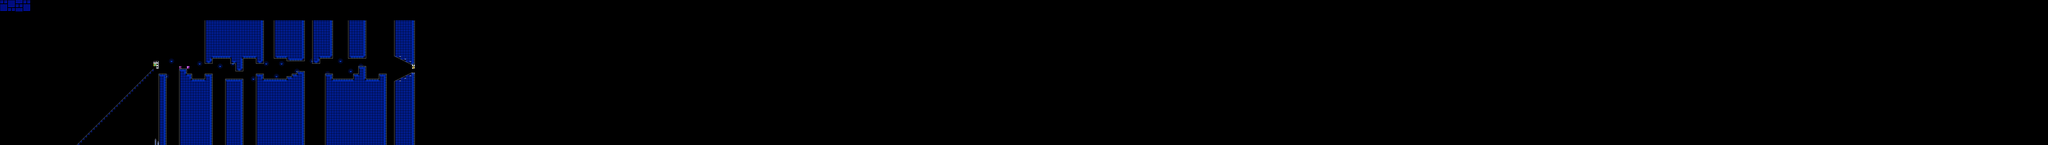

Below is a game level as drawn by its tile map, then a one-line description and the .tmx that defines it (tile-layer data replaced by summaries):
An orthogonal 800x57 tile map with 16x16 px tiles, 2 tile layers (SP, ...), 5 tilesets, 2 image layers.

<map version="1.10" tiledversion="1.11.2" orientation="orthogonal" renderorder="right-down" width="800" height="57" tilewidth="16" tileheight="16" infinite="0" nextlayerid="5" nextobjectid="1">
 <editorsettings>
  <chunksize width="16" height="27" />
  <export target="test4.csv" format="csv" />
 </editorsettings>
 <tileset firstgid="1" name="famidash" tilewidth="16" tileheight="16" tilecount="256" columns="16">
  <image source="../../../GRAPHICS/famidash.bmp" width="256" height="256" />
 </tileset>
 <tileset firstgid="257" name="sprites" tilewidth="16" tileheight="16" tilecount="256" columns="16">
  <image source="../../../GRAPHICS/sprites.png" width="256" height="256" />
 </tileset>
 <tileset firstgid="513" name="sprites" tilewidth="16" tileheight="16" tilecount="256" columns="16">
  <image source="../../../GRAPHICS/sprites.png" width="256" height="256" />
 </tileset>
 <tileset firstgid="769" name="famidash" tilewidth="16" tileheight="16" tilecount="256" columns="16">
  <image source="../../../GRAPHICS/famidash.bmp" width="256" height="256" />
 </tileset>
 <tileset firstgid="1025" name="sprites" tilewidth="16" tileheight="16" tilecount="256" columns="16">
  <image source="../../../GRAPHICS/sprites.png" width="256" height="256" />
 </tileset>
 <imagelayer id="3" name="Image Layer 1" parallaxx="0.9" parallaxy="0.9" repeatx="1" repeaty="1"><image source="../../../GRAPHICS/Old/parallax Blue.bmp" width="192" height="72" /></imagelayer><imagelayer id="4" name="Image Layer 2" offsetx="0" offsety="912" repeatx="1"><image source="../../../GRAPHICS/ground.bmp" width="80" height="32" /></imagelayer><layer id="1" width="800" height="57">
  <data>[45600 cells, 45600 non-empty, 33 distinct tile ids]</data>
 </layer>
 <layer id="2" name="SP" width="800" height="57">
  <data>[45600 cells, 9 non-empty, 7 distinct tile ids]</data>
 </layer>
</map>
